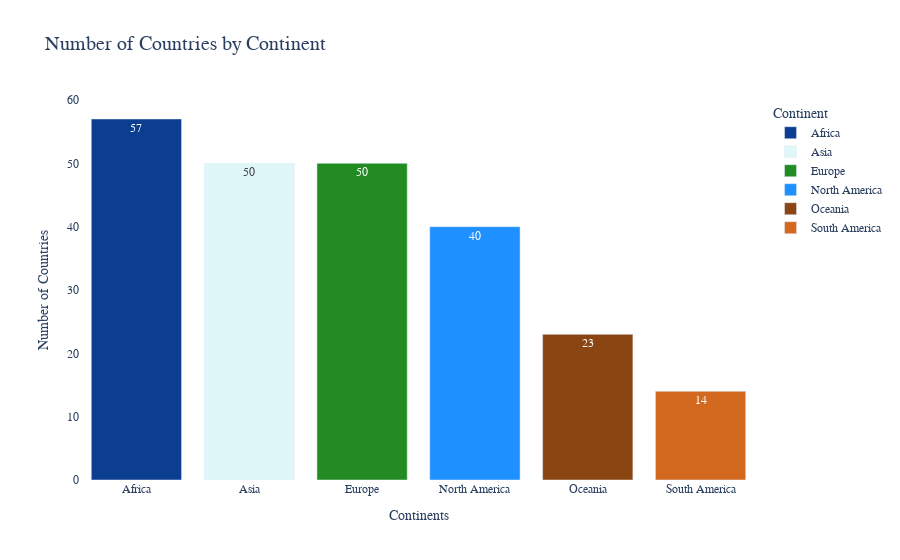

Source (notebook cell):
### Code cell
# Customize the layout
fig.update_layout(
xaxis_title='Continents',
yaxis_title='Number of Countries',
plot_bgcolor='rgba(0,0,0,0)', # Set the background color to transparent
font_family='Arial', # Set font family
title_font_size=20 # Set title font size
                   )

### Figure 1 — Plotly figure (JSON) as saved in the notebook; plotly's stock layout.template omitted (floating-point values rounded to 4 significant figures)
{"data": [{"alignmentgroup": "True", "hovertemplate": "Continent=%{x}<br>count=%{text}<extra></extra>", "legendgroup": "Africa", "marker": {"color": "#0b3d91", "pattern": {"shape": ""}}, "name": "Africa", "offsetgroup": "Africa", "orientation": "v", "showlegend": true, "text": [57], "textposition": "auto", "x": ["Africa"], "xaxis": "x", "y": [57], "yaxis": "y", "type": "bar"}, {"alignmentgroup": "True", "hovertemplate": "Continent=%{x}<br>count=%{text}<extra></extra>", "legendgroup": "Asia", "marker": {"color": "#e0f7fa", "pattern": {"shape": ""}}, "name": "Asia", "offsetgroup": "Asia", "orientation": "v", "showlegend": true, "text": [50], "textposition": "auto", "x": ["Asia"], "xaxis": "x", "y": [50], "yaxis": "y", "type": "bar"}, {"alignmentgroup": "True", "hovertemplate": "Continent=%{x}<br>count=%{text}<extra></extra>", "legendgroup": "Europe", "marker": {"color": "#228b22", "pattern": {"shape": ""}}, "name": "Europe", "offsetgroup": "Europe", "orientation": "v", "showlegend": true, "text": [50], "textposition": "auto", "x": ["Europe"], "xaxis": "x", "y": [50], "yaxis": "y", "type": "bar"}, {"alignmentgroup": "True", "hovertemplate": "Continent=%{x}<br>count=%{text}<extra></extra>", "legendgroup": "North America", "marker": {"color": "#1e90ff", "pattern": {"shape": ""}}, "name": "North America", "offsetgroup": "North America", "orientation": "v", "showlegend": true, "text": [40], "textposition": "auto", "x": ["North America"], "xaxis": "x", "y": [40], "yaxis": "y", "type": "bar"}, {"alignmentgroup": "True", "hovertemplate": "Continent=%{x}<br>count=%{text}<extra></extra>", "legendgroup": "Oceania", "marker": {"color": "#8B4513", "pattern": {"shape": ""}}, "name": "Oceania", "offsetgroup": "Oceania", "orientation": "v", "showlegend": true, "text": [23], "textposition": "auto", "x": ["Oceania"], "xaxis": "x", "y": [23], "yaxis": "y", "type": "bar"}, {"alignmentgroup": "True", "hovertemplate": "Continent=%{x}<br>count=%{text}<extra></extra>", "legendgroup": "South America", "marker": {"color": "#D2691E", "pattern": {"shape": ""}}, "name": "South America", "offsetgroup": "South America", "orientation": "v", "showlegend": true, "text": [14], "textposition": "auto", "x": ["South America"], "xaxis": "x", "y": [14], "yaxis": "y", "type": "bar"}], "layout": {"xaxis": {"anchor": "y", "domain": [0, 1], "title": {"text": "Continents"}, "categoryorder": "array", "categoryarray": ["Africa", "Asia", "Europe", "North America", "Oceania", "South America"]}, "yaxis": {"anchor": "x", "domain": [0, 1], "title": {"text": "Number of Countries"}}, "legend": {"title": {"text": "Continent"}, "tracegroupgap": 0}, "title": {"text": "Number of Countries by Continent", "font": {"size": 20}}, "barmode": "relative", "font": {"family": "Arial"}, "plot_bgcolor": "rgba(0,0,0,0)"}}
